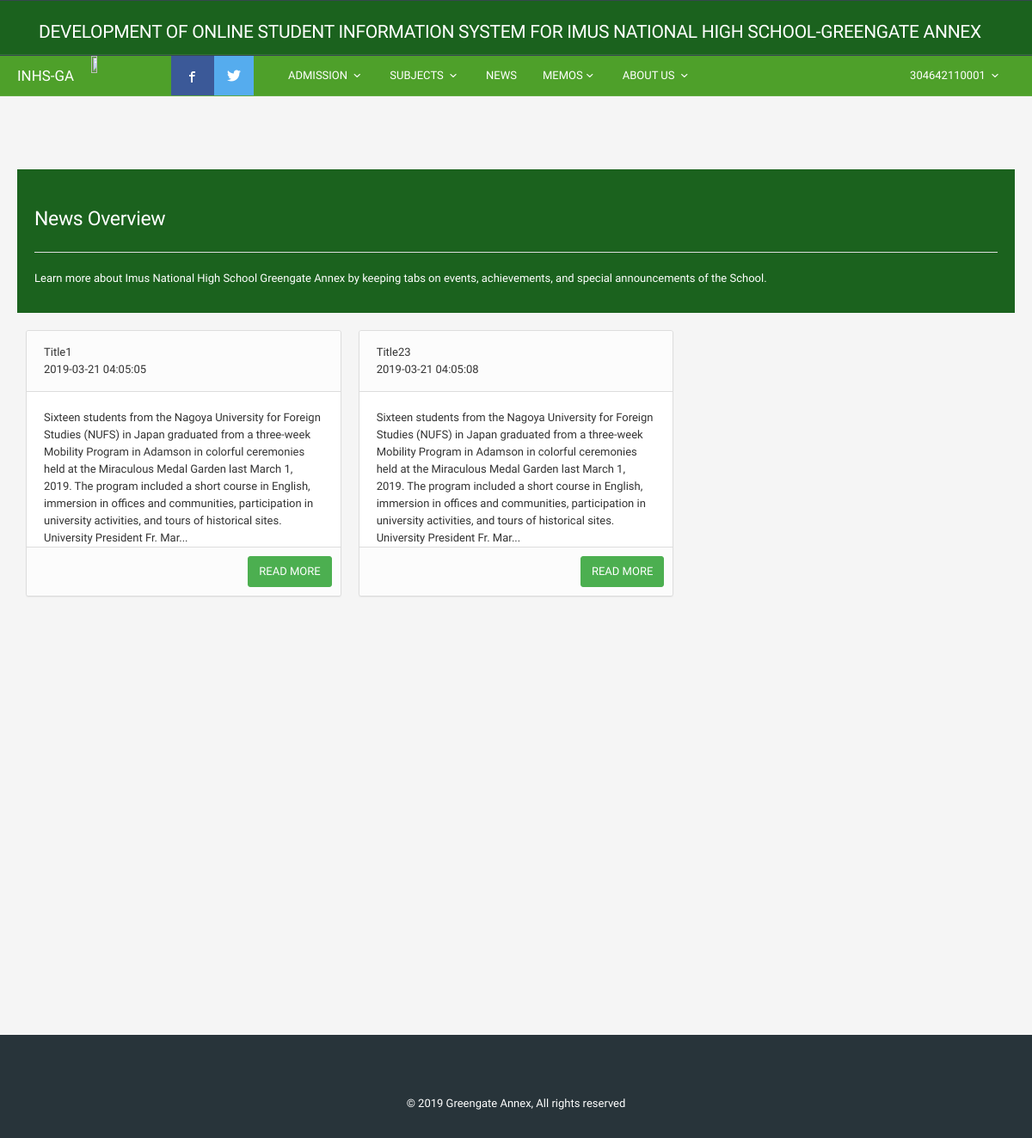
Page /index?page=news (signed in) on the earlier database version.
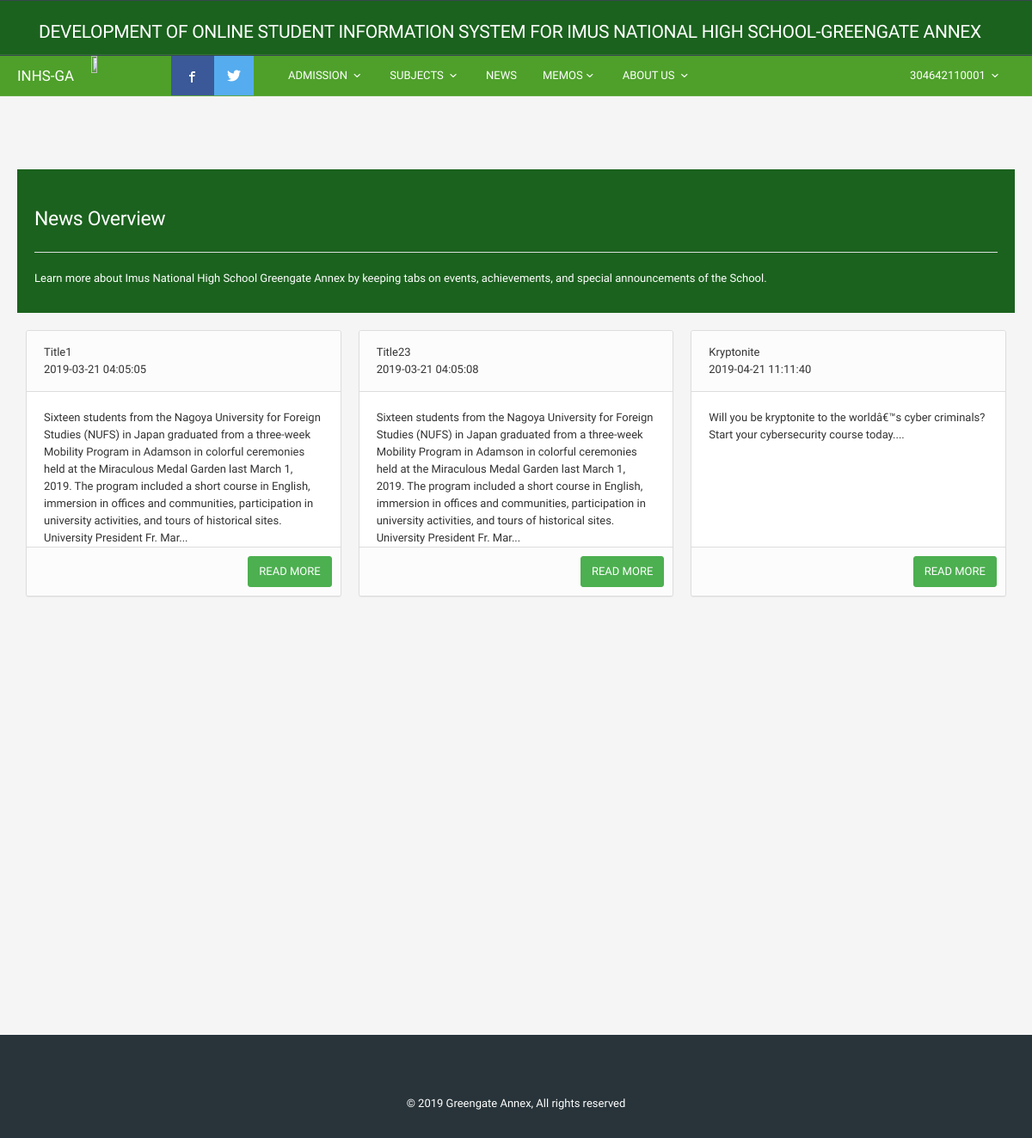
Same page on the later database version.
### tables this page shows
CREATE TABLE `news` (
  `news_ID` int(10) UNSIGNED NOT NULL,
  `news_Title` varchar(85) DEFAULT NULL,
  `news_Content` text,
  `news_Pub` timestamp NULL DEFAULT CURRENT_TIMESTAMP
);

### index-content-news.php (the view)
<?php
	include('dbconfig.php');
	if (isset($_REQUEST['content'])) {
		$news_ID =$_REQUEST['content'];
			$query = mysqli_query($con,"SELECT * FROM `news` where news_ID ='$news_ID' ");
			if (mysqli_num_rows($query) > 0)
			{
			   while ($rows = mysqli_fetch_assoc($query)) {
			   	$news_ID = $rows['news_ID'];
			   	$news_Title = $rows['news_Title'];
			   	$news_Content = $rows['news_Content'];
			   	$news_Pub	 = $rows['news_Pub'];
			   	?>
					<div class="col-sm-12">
						<div class="panel panel-default">
						  <div class="panel-heading"><?php echo $news_Title?> <div><?php echo $news_Pub;?></div></div>
						  <div class="panel-body"><?php
						  if (strlen($news_Content) > 10)
				   			echo $news_Content;
						  ?>
						</div>
						<div class="panel-footer" style="padding: 10px;">
							<a class="btn btn-success pull-right" href="index?page=news" >BACK</a>
						</div>
						</div>
					</div>
					<?php
			   }
			}
	}
	else{
		?>
		<div style="width: auto; padding: 20px; margin-top: 25px;background-color: #1b621e;  color: white;">
<h2>News Overview</h2>
<hr>
<p>
Learn more about Imus National High School Greengate Annex by keeping tabs on events, achievements, and special announcements of the School.
</p>
</div>
<br>
<?php
			$query = mysqli_query($con,"SELECT * FROM `news`");
			if (mysqli_num_rows($query) > 0)
			{
			   while ($rows = mysqli_fetch_assoc($query)) {
			   	$news_ID = $rows['news_ID'];
			   	$news_Title = $rows['news_Title'];
			   	$news_Content = $rows['news_Content'];
			   	$news_Pub	 = $rows['news_Pub'];
			   	?>
					<div class="col-sm-4" >
						<div class="panel panel-default" >
						  <div class="panel-heading"><?php echo $news_Title?> <div><?php echo $news_Pub;?></div></div>
						  <div class="panel-body" style="min-height: 180px;max-height: 180px;"><?php
						  if (strlen($news_Content) > 10)
				   			echo $news_Content = substr($news_Content, 0, 400) . '...';
						  ?>
						</div>
						<div class="panel-footer" style="padding: 10px;">
							<a class="btn btn-success pull-right" href="index?page=news&content=<?php echo 	$news_ID?>">READ MORE</a></div>
						</div>
					</div>
					<?php
			   }
			}
	}
?>

Differences in the rows shown:
added news: news_Title "Kryptonite", news_Pub "2019-04-21 11:11:40", news_Content "Will you be kryptonite to the worldâ€™s cyber criminals? Start your cybersecurity course today...."
